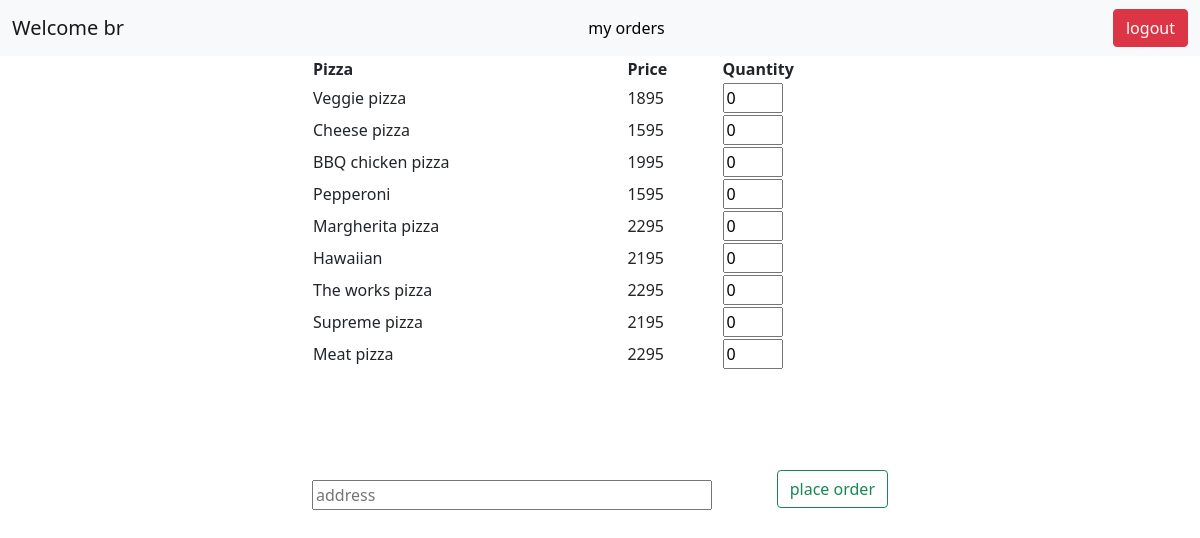
Screenshot of /customer/welcome/ (signed in) with the database file from the repository.
### pizzaapp/models.py (models this page shows)
class pizzaModel(models.Model):
    name = models.CharField(max_length=10)
    price = models.CharField(max_length=10)

### pizzaapp/views.py (the view)
# urls.py: path('customer/welcome/',customerwelcomeview, name= 'customerpage'),
def customerwelcomeview(request):
    if not request.user.is_authenticated:
        return redirect('userloginpage')
    username = request.user.username
    context = {'username': username,'pizzas': pizzaModel.objects.all()}
    return render(request,'pizzaapp/customerpage.html',context)

### templates/pizzaapp/customerpage.html (shortened to what this page needs)
{% extends 'base.html' %}
{% block content %}
<nav class="navbar navbar-light bg-light">
    <div class="container-fluid">
    <a class="navbar-brand">Welcome {{username}}</a>
    <a class="nav-item" style="text-decoration: none; color: black;" href="/usersorders/">my orders</a>
    <a class="btn btn-danger" href="/userlogout/">logout</a>
</nav>
<form method="POST" action="/placeorder/">
    <div class="container" style="width: 600px;margin: auto;">
        <table style="width: 100%;">
            <tr>
                <th>Pizza</th>
                <th>Price</th>
                <th>Quantity</th>
            </tr>
            {% for pizza in pizzas %}
            <tr>
                <td>{{pizza.name}}</td>
                <td>{{pizza.price}}</td>
                <td><input type="number" value="0" min="0" name="{{pizza.id}}" style="width: 60px;" name="quantity"></td>
            </tr>
            {% endfor %}
        </table>
        <input type="text" placeholder="address" style="width: 400px; margin-top: 110px;" name="address">
        <input type="submit" style="float: right;margin-top: 100px;" class="btn btn-outline-success" value="place order" name="">
    </div>
</form>
{% endblock %}

### rows the page displays
pizzaModel: name "Veggie pizza", price "1895"
pizzaModel: name "Cheese pizza", price "1595"
pizzaModel: name "BBQ chicken pizza", price "1995"
pizzaModel: name "Pepperoni", price "1595"
pizzaModel: name "Margherita pizza", price "2295"
pizzaModel: name "Hawaiian", price "2195"
pizzaModel: name "The works pizza", price "2295"
pizzaModel: name "Supreme pizza", price "2195"
pizzaModel: name "Meat pizza", price "2295"

### other values shown
{{ username }} "br"
